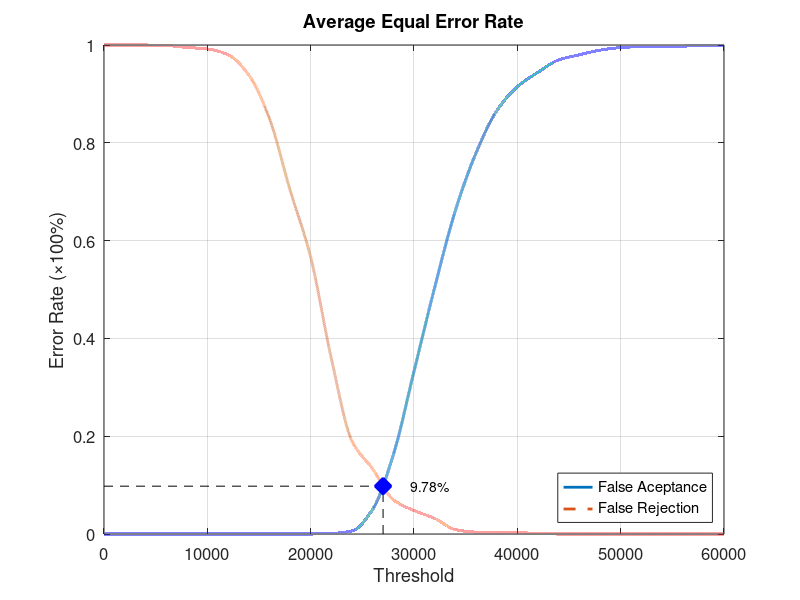
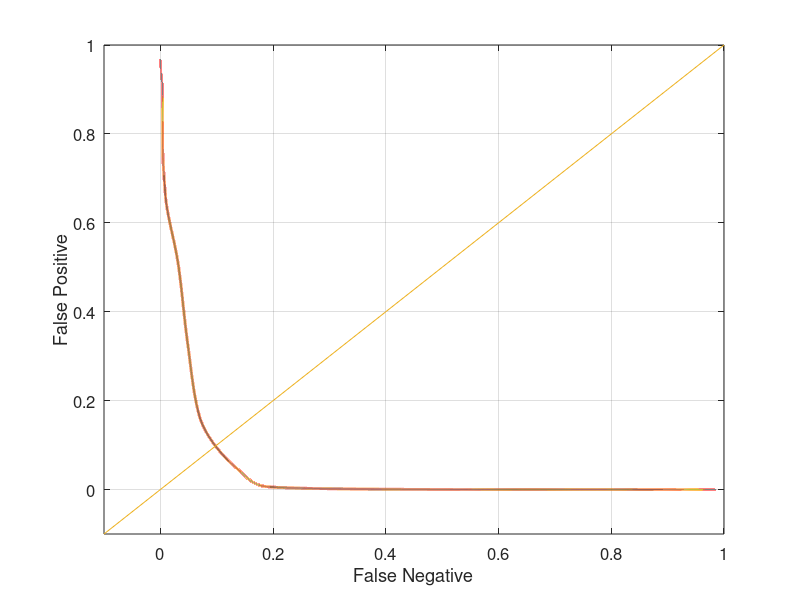

These figures' MATLAB source, in order:
function yEER = Database2Average
close all;
clear;
clc;
x = 0:2000:60000;
xq = 0:0.5:60000;

y0 = [0 0 0 0 0 0 0 0 0 0 0 0.00105263 0.00631579 0.0505263 0.162105 0.332632 0.504211 0.661053 0.778947 0.865263 0.914737 0.944211 0.969474 0.98 0.989474 0.994737 0.996842 0.997895 0.997895 0.998947 1];
yy0 = interp1(x, y0, xq, 'pchip');
y1 = [1 1 1 0.999 0.995 0.992 0.98 0.939 0.85 0.704 0.566 0.359 0.19 0.133 0.07 0.048 0.032 0.009 0.004 0.004 0.003 0.001 0 0 0 0 0 0 0 0 0];
yy1 = interp1(x, y1, xq, 'pchip');

% Calculating EER: 
y2 = abs(y0 - y1);
find(y2 == min(y2))
yy2 = abs(yy0 - yy1);
xEER = find(yy2 == min(yy2));
xEERIndex = xq(xEER) % X-axis EER
yEER = yy0(xEER) % Y-axis EER

main = figure
plot(xq, yy0,'-','LineWidth', 2);	hold on
plot(xq, yy1,'--','LineWidth', 2);	hold on
plot([xEERIndex xEERIndex], [0 yEER], 'k--');	hold on
plot([0 xEERIndex], [yEER yEER], 'k--');	hold on
plot(xEERIndex, yEER, 'bx', 'LineWidth', 10);	hold on
text(xEERIndex + 10 * xEERIndex / 100, yEER, [num2str(round((10000 * yEER)) / 100) '%'])
legend('False Aceptance', 'False Rejection', 'Location', 'SouthEast')
xlabel('Threshold')
ylabel('Error Rate (\times100%)')
title('Average Equal Error Rate')
set(gca, 'FontSize', 12)
axis([0 60000 0 1])
grid on

print(main, 'Database2AverageMain', '-dpng');
FNRxFPR = figure('Color', [1 1 1]);
plot(yy1, yy0, '-', yy1, yy0, 'LineWidth', 2);
hold on
y = -0.1:0.1:1
plot(y, y); 
set(gca, 'FontSize', 12)
xlabel('False Negative')
ylabel('False Positive')
axis([-0.1 1 -0.1 1])
set(gca, 'FontSize', 12)
grid on

print(FNRxFPR, 'Database2AverageFNRxFPR','-dpng');
end
